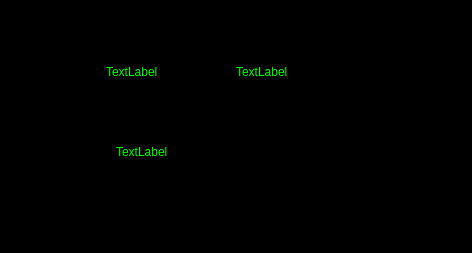
<?xml version="1.0" encoding="UTF-8"?>
<ui version="4.0">
 <class>MsvLCDNumClockWidget</class>
 <widget class="QWidget" name="MsvLCDNumClockWidget">
  <property name="geometry">
   <rect>
    <x>0</x>
    <y>0</y>
    <width>472</width>
    <height>253</height>
   </rect>
  </property>
  <property name="windowTitle">
   <string>Form</string>
  </property>
  <property name="styleSheet">
   <string notr="true">background-color: rgb(0, 0, 0);</string>
  </property>
  <layout class="QHBoxLayout" name="horizontalLayout">
   <property name="spacing">
    <number>0</number>
   </property>
   <property name="leftMargin">
    <number>0</number>
   </property>
   <property name="topMargin">
    <number>0</number>
   </property>
   <property name="rightMargin">
    <number>0</number>
   </property>
   <property name="bottomMargin">
    <number>0</number>
   </property>
   <item>
    <widget class="QWidget" name="widget_show" native="true">
     <property name="sizePolicy">
      <sizepolicy hsizetype="Fixed" vsizetype="Fixed">
       <horstretch>0</horstretch>
       <verstretch>0</verstretch>
      </sizepolicy>
     </property>
     <property name="minimumSize">
      <size>
       <width>300</width>
       <height>160</height>
      </size>
     </property>
     <widget class="QLabel" name="label_day">
      <property name="geometry">
       <rect>
        <x>20</x>
        <y>10</y>
        <width>101</width>
        <height>31</height>
       </rect>
      </property>
      <property name="styleSheet">
       <string notr="true">color: rgb(0, 255, 0);</string>
      </property>
      <property name="text">
       <string>TextLabel</string>
      </property>
     </widget>
     <widget class="QLabel" name="label_date">
      <property name="geometry">
       <rect>
        <x>150</x>
        <y>10</y>
        <width>141</width>
        <height>31</height>
       </rect>
      </property>
      <property name="styleSheet">
       <string notr="true">color: rgb(0, 255, 0);</string>
      </property>
      <property name="text">
       <string>TextLabel</string>
      </property>
     </widget>
     <widget class="QLabel" name="label_time">
      <property name="geometry">
       <rect>
        <x>30</x>
        <y>60</y>
        <width>241</width>
        <height>91</height>
       </rect>
      </property>
      <property name="styleSheet">
       <string notr="true">color: rgb(0, 255, 0);</string>
      </property>
      <property name="text">
       <string>TextLabel</string>
      </property>
     </widget>
    </widget>
   </item>
  </layout>
 </widget>
 <resources/>
 <connections/>
</ui>
